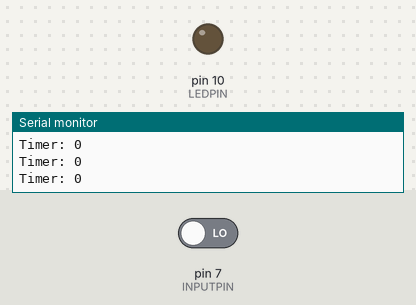
The sketch below on a simulated Arduino Uno, built with avr-gcc and run on an emulated ATmega328P. Shown: output pins drawn as LEDs (lit = HIGH), the last lines printed to the serial monitor. The inputs (shaded band) are chosen by the test bench; at power-on: pin 7 (INPUTPIN) LOW.

Above: at 1.2 s.
1.3 s: pin 7 (INPUTPIN) driven HIGH
At 1.7 s:
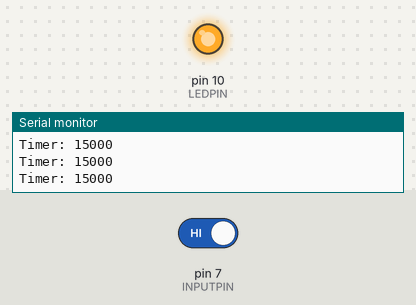
Timing chart, 0 to 4.3 s (numbered marks = the images above; inputs shaded):
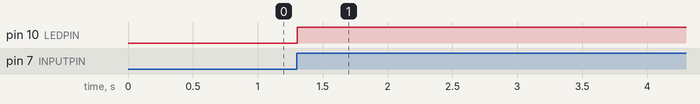

The sketch:

PIR.ino
```cpp
/***
   Evaluate a HC-SR501 PIR sensor: turn on a LED if the sensors detects motion. Keep the LED on for
   additional TIMER milliseconds. Checks the PIR state ever DELAY milliseconds.
   Author: Wingthor1968
 ***/

/*** Constants ***/
const unsigned int INPUTPIN = 7; //PIR sensor
const unsigned int LEDPIN = 10; //LED
const unsigned long DELAY = 50; //milliseconds
const unsigned long TIMER = 15000; //milliseconds

/*** Primitive variables ***/
long timer = 0;


void setup() {
  pinMode(INPUTPIN, INPUT);
  pinMode(LEDPIN, OUTPUT);
  Serial.begin(9600);
}


void loop() {
  if (digitalRead(INPUTPIN) == HIGH) {
    //reset the countdown timer if motion is detected
    timer = TIMER;
  } else {
    //count down
    timer =  timer > 0 ? timer - DELAY : 0;
  }
  Serial.println("Timer: " + String(timer));
  //decide whether to turn LED on or off
  digitalWrite(LEDPIN, ((timer > 0) ? HIGH : LOW));
  delay(DELAY);
}
```

Measured:
- after the input at 1.3 s, pin 10 (LEDPIN): LOW → HIGH at once
